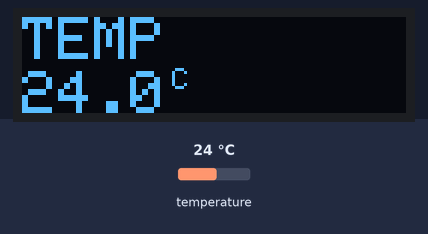
Recording of a sketch running on a simulated Arduino Uno, built with avr-gcc and run on an emulated ATmega328P. Shown: 128×32 one-colour display. Inputs (shaded band) come from the test bench; at power-on: temperature 24 °C.

Above: at 2.2 s.
2.3 s: temperature set to 12 °C
At 4.0 s:
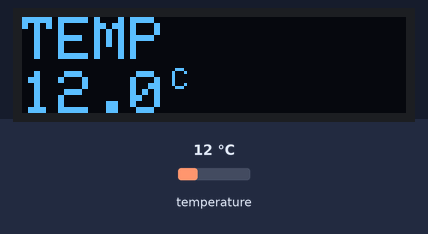
4.5 s: temperature set to 19 °C
At 5.4 s:
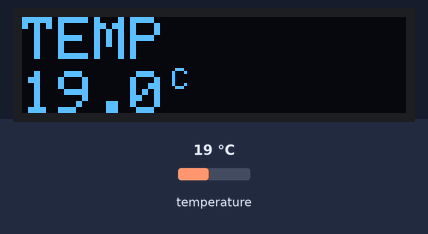
6.6 s: temperature set to 28 °C
At 8.1 s:
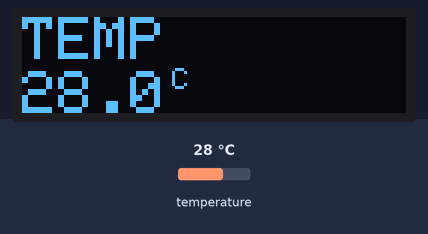
Timing chart, 0 to 9.6 s (numbered marks = the images above; inputs shaded):
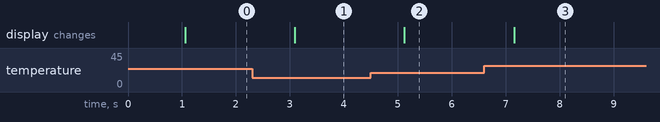

Measured:
- after the input at 2.3 s, the display: changes after 0.79 s (image 1)
- after the input at 4.5 s, the display: changes after 0.62 s (image 2)
- after the input at 6.6 s, the display: changes after 0.55 s (image 3)

The sketch:

BMP280_OLED.ino
```cpp
#include <Adafruit_GFX.h>
#include <Adafruit_SSD1306.h>
#include <Adafruit_BMP280.h>

#define BMP_SCK  (13)
#define BMP_MISO (12)
#define BMP_MOSI (11)
#define BMP_CS   (10)

#define SCREEN_WIDTH 128 // OLED display width, in pixels
#define SCREEN_HEIGHT 32 // OLED display height, in pixels
#define OLED_RESET    -1 // Reset pin # (or -1 if sharing Arduino reset pin)

Adafruit_BMP280 bmp; // I2C
Adafruit_SSD1306 display(SCREEN_WIDTH, SCREEN_HEIGHT, &Wire, OLED_RESET); //Declaring the display name (display)

void setup()
{
  // Start serial communication for debugging purposes
  Serial.begin(9600);

  /* START BMP SENSOR */
  if (!bmp.begin(0x76)) {
    Serial.println(F("Could not find a valid BMP280 sensor, check wiring!"));
    while (1);
  }

  /* OLED SETUP */
  display.begin(SSD1306_SWITCHCAPVCC, 0x3C); //Start the OLED display
  display.clearDisplay();
  display.setTextColor(WHITE);
  display.setTextSize(2);
  display.print("Starting");
  display.display();
  delay(1000);
}

void loop()
{
  display.clearDisplay();     // clear OLED screen

  float t = bmp.readTemperature();

  /* Printing the current Temperature */
  display.setCursor(0,0);
  display.setTextSize(2);
  display.print("TEMP");

  display.setCursor(0,18);
  display.print(t,1);
  display.setCursor(50,17);
  display.setTextSize(1);
  display.print("C");

  /* UPDATE DISPLAY */
  display.display();
  delay(1000);
}
```
